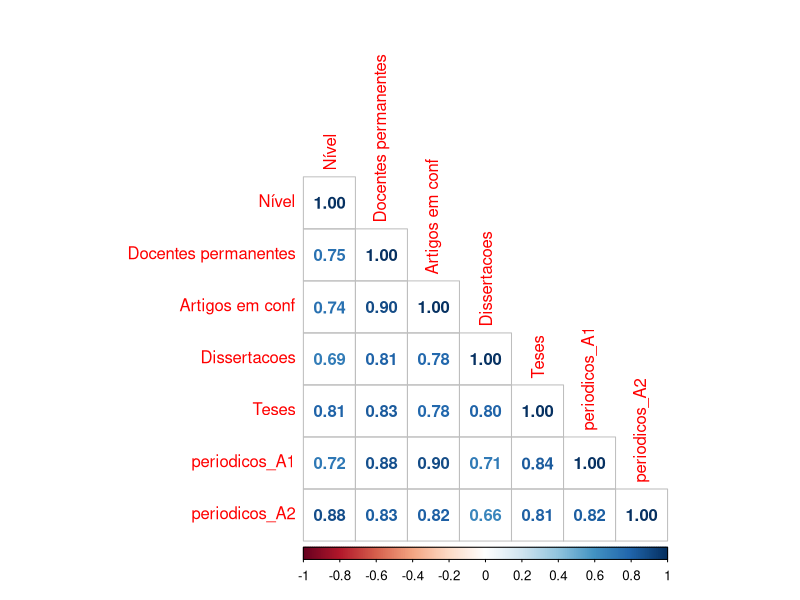

Write R code to recreate this figure.
## ---- chunk 1
knitr::opts_chunk$set(echo = TRUE)
require(dplyr, warn.conflicts = FALSE)
require(readr)
require(ggplot2)
require(corrplot)
## ---- chunk 2
ppg = read_csv(file = "../data/capes-cacc.csv")

ppg_filtrado = ppg %>% 
  select(`Instituição`, `Sigla`, `Nível`, `Docentes permanentes`, `Artigos em conf`, Dissertacoes, Teses, periodicos_A1, periodicos_A2)

#substitui NA por 0
ppg_filtrado[is.na(ppg_filtrado)] = 0

#visão geral dos dados
summary(ppg_filtrado)
matriz_cor = cor(ppg_filtrado %>% select(-`Instituição`, -Sigla))
corrplot(matriz_cor, method = "number", type = "lower")

